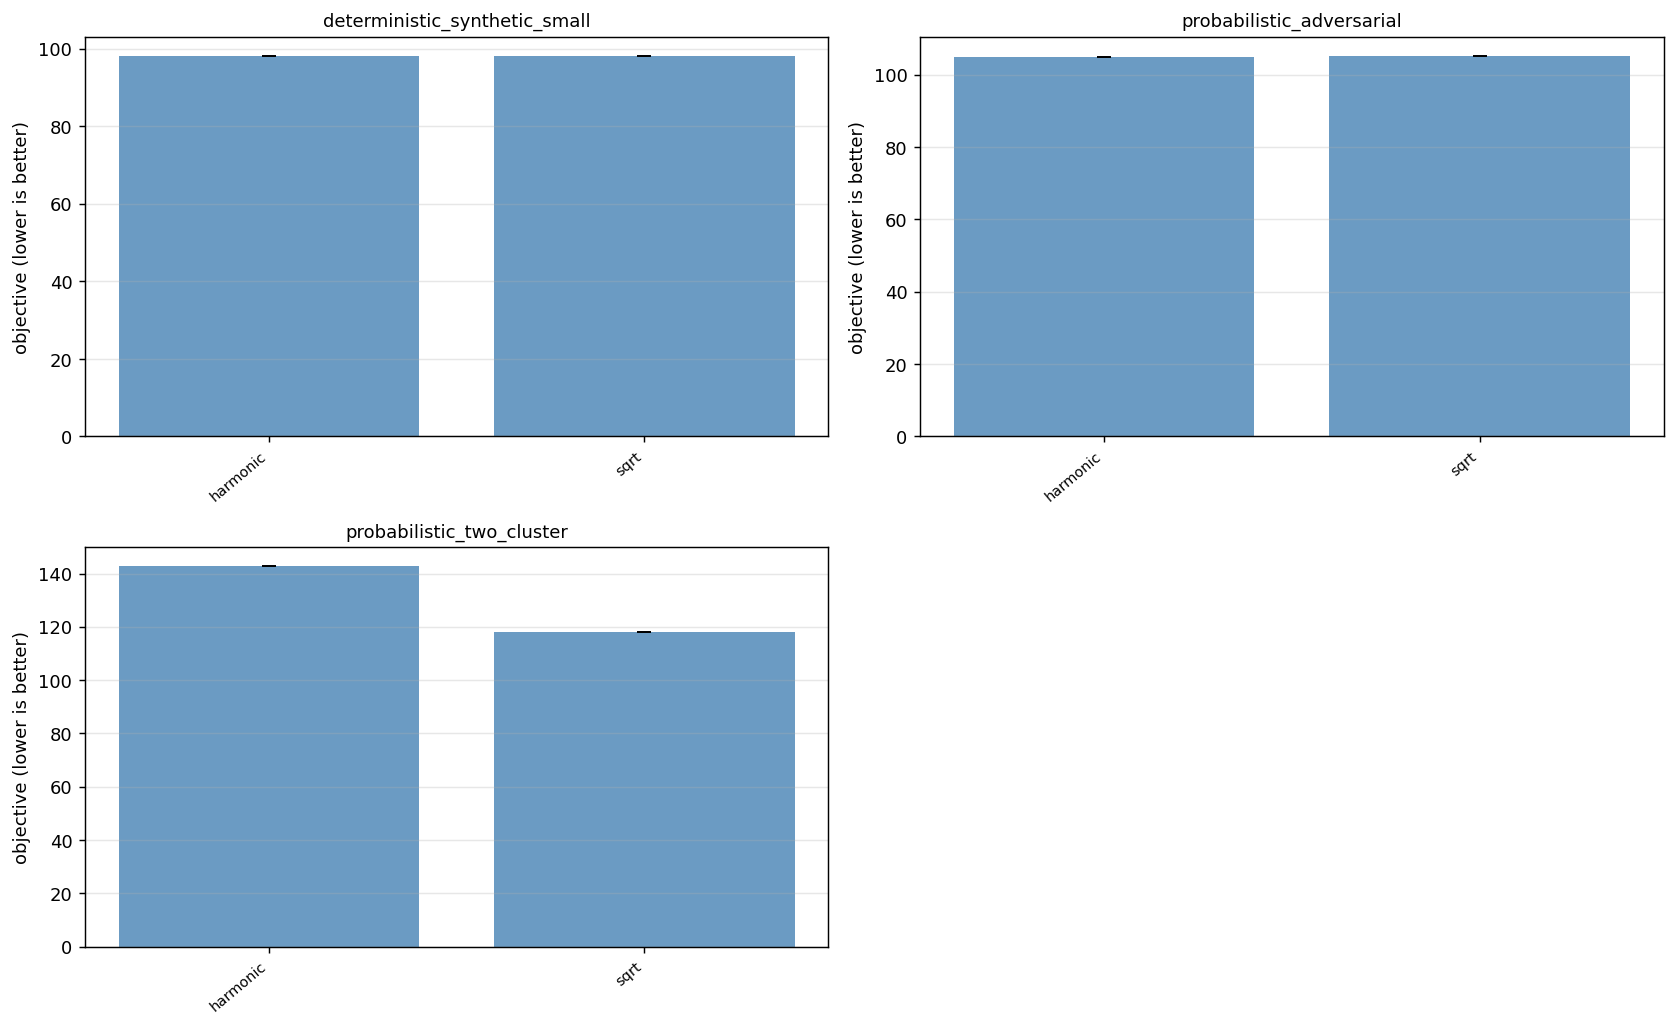

Write Python code to recreate this figure.
"""
PrecheckSubgradientMethods.py - compare multiplier-learning methods before
running expensive full experiments. Tests both deterministic MGF and
probabilistic MGF over a small set of scenarios. Writes:

    PrecheckSubgradientMethods_data.csv
    PrecheckSubgradientMethods_summary.csv
    PrecheckSubgradientMethods.png
    recommended_subgradient_methods.json

Environment variables:
    INFOCOM_PRECHECK_TITER             (default 100)
    INFOCOM_PRECHECK_MC_TRIALS         (default 5)
    INFOCOM_PRECHECK_SEED              (default 0)
    INFOCOM_PRECHECK_FAST              (default 1)
    INFOCOM_PRECHECK_INCLUDE_CUTTING_PLANES  (default 0)
    INFOCOM_PRECHECK_METHODS           (optional comma-separated)

Usage:
    python PrecheckSubgradientMethods.py
"""
import os
import sys
import csv
import json
import time
import datetime as dt
import numpy as np
import matplotlib

if not os.environ.get("MPLBACKEND"):
    matplotlib.use("Agg")
import matplotlib.pyplot as plt   # noqa: E402

sys.path.insert(0, os.path.dirname(os.path.abspath(__file__)))

from experiment_utils import make_base_problem
from probability_profiles_probabilistic import make_q_profile
from MGF1_variants import MGF1_variants
from MGF1_probabilistic import MGF1_probabilistic
from optimizer_updates import get_default_subgradient_methods


HERE = os.path.dirname(os.path.abspath(__file__))

TITER = int(os.environ.get("INFOCOM_PRECHECK_TITER", "100"))
MC_TRIALS = int(os.environ.get("INFOCOM_PRECHECK_MC_TRIALS", "5"))
SEED = int(os.environ.get("INFOCOM_PRECHECK_SEED", "0"))
FAST = int(os.environ.get("INFOCOM_PRECHECK_FAST", "1"))
INCLUDE_CP = int(os.environ.get("INFOCOM_PRECHECK_INCLUDE_CUTTING_PLANES", "0"))
METHODS_ENV = os.environ.get("INFOCOM_PRECHECK_METHODS")


_DEFAULT_FIRST_ORDER = [
    "harmonic",
    "sqrt",
    "normalized_blocks",
    "adagrad",
    "rmsprop",
    "adam",
    "deflected_sqrt",
]
_DEFAULT_CUTTING_PLANE = [
    "kelley_bounded",
    "trust_region_kelley",
    "proximal_bundle",
]


def resolve_methods():
    if METHODS_ENV:
        return [m.strip() for m in METHODS_ENV.split(",") if m.strip()]
    methods = list(_DEFAULT_FIRST_ORDER)
    if INCLUDE_CP:
        methods += _DEFAULT_CUTTING_PLANE
    return methods


# ---------------------------------------------------------------------------
# Scenarios
# ---------------------------------------------------------------------------

def build_scenarios():
    """Return a list of dicts: {name, mode, q_profile, problem}."""
    small = make_base_problem(M=6, N=4, km=6, B=20, T=50, gamma=0.9,
                              weights="ones", c_value=2, n_value=1)
    medium = make_base_problem(M=10, N=6, km=9, B=20, T=75, gamma=0.9,
                               weights="ones", c_value=2, n_value=1)

    scenarios = [
        {"name": "deterministic_synthetic_small",
         "mode": "deterministic", "q_profile": "", "problem": small},
        {"name": "deterministic_synthetic_medium",
         "mode": "deterministic", "q_profile": "", "problem": medium},
        {"name": "probabilistic_two_cluster",
         "mode": "probabilistic", "q_profile": "two_cluster_60_95",
         "problem": small},
        {"name": "probabilistic_uniform_wide",
         "mode": "probabilistic", "q_profile": "uniform_wide",
         "problem": small},
        {"name": "probabilistic_adversarial",
         "mode": "probabilistic", "q_profile": "adversarial_by_penalty_type",
         "problem": small},
    ]

    if FAST:
        keep = {"deterministic_synthetic_small",
                "probabilistic_two_cluster",
                "probabilistic_adversarial"}
        scenarios = [s for s in scenarios if s["name"] in keep]
    return scenarios


# ---------------------------------------------------------------------------
# Single-scenario runner
# ---------------------------------------------------------------------------

def run_method_on_scenario(scenario, method, titer, mc_trials, seed):
    """Run one method on one scenario. Returns a dict (always with status)."""
    prob = scenario["problem"]
    M, N, km, B, T, K = (prob["M"], prob["N"], prob["km"], prob["B"],
                         prob["T"], prob["K"])
    p, n, c, w, gamma = prob["p"], prob["n"], prob["c"], prob["w"], prob["gamma"]

    row = {
        "scenario_name": scenario["name"],
        "mode": scenario["mode"],
        "method": method,
        "M": M, "N": N, "km": km, "B": B, "T": T, "K": K, "gamma": gamma,
        "titer": titer, "beta": 0.9, "seed": seed, "mc_trials": mc_trials,
        "q_profile": scenario["q_profile"],
        "objective_mean": float("nan"),
        "objective_std": float("nan"),
        "objective_trials": "",
        "runtime_sec": float("nan"),
        "final_max_lambda": float("nan"),
        "final_mean_lambda": float("nan"),
        "final_max_mu": float("nan"),
        "final_mean_mu": float("nan"),
        "multiplier_variation_last_20pct": float("nan"),
        "mean_compute_positive_residual": float("nan"),
        "mean_channel_positive_residual": float("nan"),
        "final_residual_norm": float("nan"),
        "best_dual_value": float("nan"),
        "final_dual_value": float("nan"),
        "cutting_plane_gap": float("nan"),
        "oracle_calls": -1,
        "status": "failed",
        "error_message": "",
    }

    try:
        t0 = time.perf_counter()
        if scenario["mode"] == "deterministic":
            res = MGF1_variants(
                M, N, km, T, B, K, n, c, w, gamma, p,
                titer=titer, subgradient_method=method,
                seed=seed, verbose=False, return_diagnostics=True,
            )
            obj_trials = [res["objective"]]
            row["objective_mean"] = float(res["objective"])
            row["objective_std"] = 0.0
            hist = res["subgradient_history"]
            lam, mu = res["lambdasource"], res["mu"]
        else:
            q, _ = make_q_profile(scenario["q_profile"], M, km, seed=seed)
            res = MGF1_probabilistic(
                M, N, km, T, B, K, n, c, w, gamma, p, q,
                titer=titer, subgradient_method=method,
                seed=seed, mc_trials=mc_trials,
                verbose=False, return_diagnostics=True,
            )
            row["objective_mean"] = float(res["objective_mean"])
            row["objective_std"] = float(res["objective_std"])
            obj_trials = list(res["objective_trials"])
            hist = res["subgradient_history"]
            lam, mu = res["lambdasource"], res["mu"]

        row["runtime_sec"] = float(time.perf_counter() - t0)
        row["objective_trials"] = json.dumps([float(x) for x in obj_trials])

        if lam is not None:
            row["final_max_lambda"] = float(np.max(np.abs(lam)))
            row["final_mean_lambda"] = float(np.mean(lam))
        if mu is not None:
            row["final_max_mu"] = float(np.max(np.abs(mu)))
            row["final_mean_mu"] = float(np.mean(mu))

        # First-order: hist has max_lambda time series; cutting-plane: dual_values.
        if "max_lambda" in hist and hist["max_lambda"]:
            arr = np.asarray(hist["max_lambda"], dtype=float)
            tail_n = max(1, int(0.2 * len(arr)))
            tail = arr[-tail_n:]
            row["multiplier_variation_last_20pct"] = float(tail.std())
        if "mean_compute_positive_residual" in hist and hist["mean_compute_positive_residual"]:
            row["mean_compute_positive_residual"] = float(np.mean(
                hist["mean_compute_positive_residual"][-tail_n:]
            ))
        if "mean_channel_positive_residual" in hist and hist["mean_channel_positive_residual"]:
            row["mean_channel_positive_residual"] = float(np.mean(
                hist["mean_channel_positive_residual"][-tail_n:]
            ))
        if "residual_norm" in hist and hist["residual_norm"]:
            row["final_residual_norm"] = float(hist["residual_norm"][-1])

        if "dual_values" in hist and hist["dual_values"]:
            duals = np.asarray(hist["dual_values"], dtype=float)
            row["best_dual_value"] = float(np.max(duals))
            row["final_dual_value"] = float(duals[-1])
            row["oracle_calls"] = int(hist.get("oracle_calls", len(duals)))
            if "estimated_gaps" in hist and hist["estimated_gaps"]:
                gaps = np.asarray(hist["estimated_gaps"], dtype=float)
                gaps = gaps[np.isfinite(gaps)]
                if len(gaps) > 0:
                    row["cutting_plane_gap"] = float(gaps[-1])

        ok = (np.isfinite(row["objective_mean"])
              and row["objective_mean"] < 1e6)
        # Penalty checks
        if row["final_max_lambda"] > 1e4 or row["final_max_mu"] > 1e4:
            row["status"] = "warn_huge_multipliers"
        elif not ok:
            row["status"] = "failed"
            row["error_message"] = "non-finite or absurd objective"
        else:
            row["status"] = "ok"

    except Exception as e:
        row["status"] = "failed"
        row["error_message"] = f"{type(e).__name__}: {e}"
    return row


# ---------------------------------------------------------------------------
# Ranking + recommendation
# ---------------------------------------------------------------------------

def _rank_within_scenario(rows_in_scenario):
    """Assign objective_rank, stability_rank, runtime_rank per scenario.

    Lower is better in all three. Failed/NaN rows get a heavy penalty rank.
    """
    n = len(rows_in_scenario)
    if n == 0:
        return rows_in_scenario

    # Build sortable keys; NaN/failure -> +inf so they rank last.
    def _safe(x, default=float("inf")):
        try:
            xv = float(x)
            if not np.isfinite(xv):
                return default
            return xv
        except (TypeError, ValueError):
            return default

    obj_keys = [(_safe(r["objective_mean"]), i) for i, r in enumerate(rows_in_scenario)]
    stab_keys = [
        (_safe(r["multiplier_variation_last_20pct"]) + _safe(r["final_residual_norm"]) * 1e-3,
         i)
        for i, r in enumerate(rows_in_scenario)
    ]
    run_keys = [(_safe(r["runtime_sec"]), i) for i, r in enumerate(rows_in_scenario)]

    for keys, name in [(obj_keys, "objective_rank"),
                       (stab_keys, "stability_rank"),
                       (run_keys, "runtime_rank")]:
        keys_sorted = sorted(keys, key=lambda kv: kv[0])
        for rank, (_, i) in enumerate(keys_sorted):
            rows_in_scenario[i][name] = rank + 1   # 1-indexed
    return rows_in_scenario


def _aggregate(rows, mode_filter=None):
    """Compute average total_score per method.

    total_score = 0.70 * objective + 0.15 * stability + 0.15 * runtime, averaged
    over scenarios. Lower is better.
    """
    by_method = {}
    for r in rows:
        if mode_filter is not None and r["mode"] != mode_filter:
            continue
        m = r["method"]
        score = (0.70 * r.get("objective_rank", 1e6)
                 + 0.15 * r.get("stability_rank", 1e6)
                 + 0.15 * r.get("runtime_rank", 1e6))
        # Penalize failures
        if r["status"] == "failed":
            score += 1e6
        elif r["status"] == "warn_huge_multipliers":
            score += 100.0
        by_method.setdefault(m, []).append(score)

    if not by_method:
        return None, {}
    method_scores = {m: float(np.mean(s)) for m, s in by_method.items()}
    best = min(method_scores, key=method_scores.get)
    return best, method_scores


def _make_recommendation(rows):
    timestamp = dt.datetime.now().isoformat(timespec="seconds")
    det_best, det_scores = _aggregate(rows, mode_filter="deterministic")
    prob_best, prob_scores = _aggregate(rows, mode_filter="probabilistic")
    comb_best, comb_scores = _aggregate(rows, mode_filter=None)

    def _reason(scores, best):
        if best is None:
            return "no successful runs; fallback to harmonic"
        ranked = sorted(scores.items(), key=lambda kv: kv[1])
        top3 = ", ".join(f"{m}={s:.2f}" for m, s in ranked[:3])
        return f"lowest mean total_score ({scores[best]:.2f}); top3: {top3}"

    # Fallback if all failed
    if det_best is None:
        det_best = "harmonic"
    if prob_best is None:
        prob_best = "harmonic"
    if comb_best is None:
        comb_best = "harmonic"

    rec = {
        "deterministic": {
            "recommended_method": det_best,
            "reason": _reason(det_scores, det_best),
            "timestamp": timestamp,
            "precheck_file": "PrecheckSubgradientMethods_data.csv",
        },
        "probabilistic": {
            "recommended_method": prob_best,
            "reason": _reason(prob_scores, prob_best),
            "timestamp": timestamp,
            "precheck_file": "PrecheckSubgradientMethods_data.csv",
        },
        "combined": {
            "recommended_method": comb_best,
            "reason": _reason(comb_scores, comb_best),
            "timestamp": timestamp,
            "precheck_file": "PrecheckSubgradientMethods_data.csv",
        },
    }
    return rec


# ---------------------------------------------------------------------------
# Plot
# ---------------------------------------------------------------------------

def make_plot(rows, out_path):
    scenarios = sorted({r["scenario_name"] for r in rows})
    methods = sorted({r["method"] for r in rows})
    if not scenarios or not methods:
        return

    n = len(scenarios)
    n_cols = min(2, n)
    n_rows = (n + n_cols - 1) // n_cols
    fig, axes = plt.subplots(n_rows, n_cols,
                             figsize=(6.5 * n_cols, 4.0 * n_rows),
                             squeeze=False)
    for idx, scen in enumerate(scenarios):
        ax = axes[idx // n_cols][idx % n_cols]
        scen_rows = [r for r in rows if r["scenario_name"] == scen]
        labels = [r["method"] for r in scen_rows]
        vals = [r["objective_mean"] for r in scen_rows]
        stds = [r["objective_std"] for r in scen_rows]
        xpos = np.arange(len(labels))
        ax.bar(xpos, vals, yerr=stds, capsize=4, color="steelblue", alpha=0.8)
        ax.set_xticks(xpos)
        ax.set_xticklabels(labels, rotation=40, ha="right", fontsize=8)
        ax.set_title(scen, fontsize=10)
        ax.set_ylabel("objective (lower is better)")
        ax.grid(True, axis="y", alpha=0.3)
    for idx in range(len(scenarios), n_rows * n_cols):
        axes[idx // n_cols][idx % n_cols].axis("off")
    plt.tight_layout()
    plt.savefig(out_path, dpi=130, bbox_inches="tight")
    plt.close(fig)


# ---------------------------------------------------------------------------
# Main
# ---------------------------------------------------------------------------

def main():
    methods = resolve_methods()
    scenarios = build_scenarios()
    print(f"PrecheckSubgradientMethods")
    print(f"  TITER={TITER}, MC_TRIALS={MC_TRIALS}, SEED={SEED}, "
          f"FAST={FAST}, INCLUDE_CP={INCLUDE_CP}")
    print(f"  Methods: {methods}")
    print(f"  Scenarios: {[s['name'] for s in scenarios]}")

    rows = []
    t_global = time.perf_counter()
    for scen in scenarios:
        print(f"\n--- scenario: {scen['name']} ({scen['mode']}) ---")
        scen_rows = []
        for method in methods:
            t0 = time.perf_counter()
            row = run_method_on_scenario(
                scen, method, TITER, MC_TRIALS, SEED,
            )
            scen_rows.append(row)
            obj = row["objective_mean"]
            print(f"  {method:25s} obj={obj:.5g}  "
                  f"({time.perf_counter()-t0:.1f}s)  status={row['status']}")
        scen_rows = _rank_within_scenario(scen_rows)
        rows.extend(scen_rows)
    total = time.perf_counter() - t_global
    print(f"\nTotal runtime: {total:.1f}s")

    # Write CSVs.
    data_csv = os.path.join(HERE, "PrecheckSubgradientMethods_data.csv")
    fieldnames = list(rows[0].keys())
    # Ensure rank columns are present.
    for col in ("objective_rank", "stability_rank", "runtime_rank"):
        if col not in fieldnames:
            fieldnames.append(col)
    with open(data_csv, "w", newline="") as f:
        writer = csv.DictWriter(f, fieldnames=fieldnames)
        writer.writeheader()
        writer.writerows(rows)
    print(f"Wrote {data_csv}")

    # Summary CSV.
    summary_csv = os.path.join(HERE, "PrecheckSubgradientMethods_summary.csv")
    method_set = sorted({r["method"] for r in rows})
    scen_set = sorted({r["scenario_name"] for r in rows})
    with open(summary_csv, "w", newline="") as f:
        w = csv.writer(f)
        w.writerow(["scenario", "method", "objective_mean", "objective_std",
                    "runtime_sec", "objective_rank", "stability_rank",
                    "runtime_rank", "status"])
        for r in rows:
            w.writerow([r["scenario_name"], r["method"],
                        r["objective_mean"], r["objective_std"],
                        r["runtime_sec"], r.get("objective_rank", ""),
                        r.get("stability_rank", ""), r.get("runtime_rank", ""),
                        r["status"]])
    print(f"Wrote {summary_csv}")

    # Plot.
    plot_path = os.path.join(HERE, "PrecheckSubgradientMethods.png")
    try:
        make_plot(rows, plot_path)
        print(f"Wrote {plot_path}")
    except Exception as e:
        print(f"(plot failed: {e})")

    # Recommendation.
    rec = _make_recommendation(rows)
    rec_path = os.path.join(HERE, "recommended_subgradient_methods.json")
    with open(rec_path, "w") as f:
        json.dump(rec, f, indent=2)
    print(f"Wrote {rec_path}")

    print("\n=== Recommendations ===")
    print(f"  Best deterministic method : {rec['deterministic']['recommended_method']}")
    print(f"    {rec['deterministic']['reason']}")
    print(f"  Best probabilistic method : {rec['probabilistic']['recommended_method']}")
    print(f"    {rec['probabilistic']['reason']}")
    print(f"  Best combined method      : {rec['combined']['recommended_method']}")
    print(f"    {rec['combined']['reason']}")
    print(f"\n  -> Full deterministic experiments will use: "
          f"{rec['deterministic']['recommended_method']}")
    print(f"  -> Full probabilistic experiments will use: "
          f"{rec['probabilistic']['recommended_method']}")


if __name__ == "__main__":
    main()
